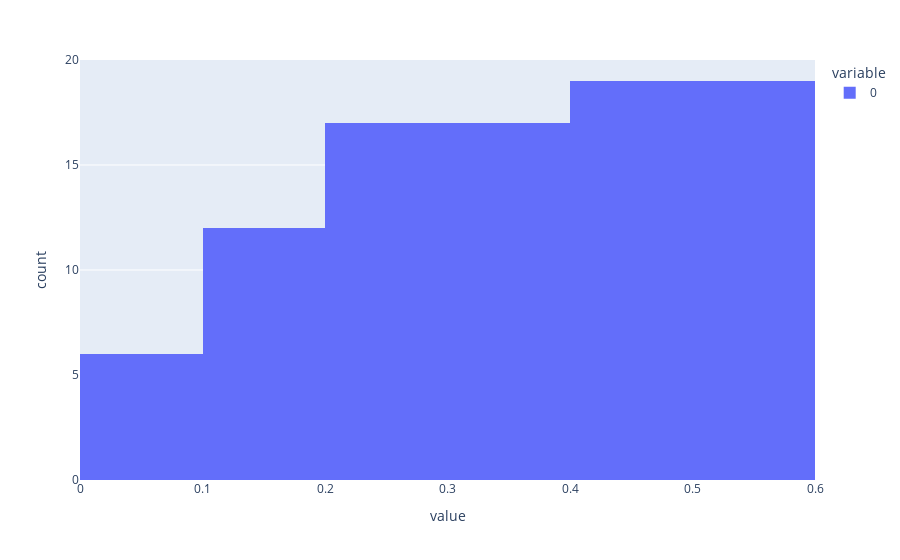

Notebook code cell kept with this figure:
### Code cell
px.histogram(neg_lev[np.where(neg_lev < 0.6)])

### Figure 1 — Plotly figure (JSON) as saved in the notebook; plotly's stock layout.template omitted (floating-point values rounded to 4 significant figures)
{"data": [{"alignmentgroup": "True", "bingroup": "x", "hovertemplate": "variable=0<br>value=%{x}<br>count=%{y}<extra></extra>", "legendgroup": "0", "marker": {"color": "#636efa", "pattern": {"shape": ""}}, "name": "0", "offsetgroup": "0", "orientation": "v", "showlegend": true, "type": "histogram", "x": [0.5063, 0.1429, 0.5588, 0.3699, 0.5455, 0.3312, 0.4643, 0.3478, 0.45, 0.4563, 0.1935, 0.1667, 0.1762, 0.5938, 0.1667, 0.4307, 0.03125, 0.4071, 0.3623, 0.2766, 0.2713, 0.3395, 0.1321, 0.2515, 0.4365, 0.4833, 0.05063, 0.3945, 0.5145, 0.5887, 0.1667, 0.3684, 0.03125, 0.537, 0.3802, 0.4732, 0.4113, 0.1864, 0.4, 0.1786, 0.2113, 0.1644, 0.5811, 0.3083, 0.2361, 0.3881, 0.3733, 0.5909, 0.1941, 0.3548, 0.3673, 0.5146, 0.268, 0.5102, 0.2314, 0.4792, 0.5952, 0.3117, 0.2581, 0.4513, 0.25, 0.1452, 0.2692, 0.5906, 0.4286, 0.4643, 0.4825, 0.2568, 0.3379, 0.2192, 0.3788, 0.5156, 0.2381, 0.5476, 0.4578, 0.2973, 0.0404, 0.4412, 0.3475, 0.2368, 0.08333, 0.5603, 0.5085, 0.5702, 0.08333, 0.4338, 0.2143, 0.5402, 0.2762, 0.4079], "xaxis": "x", "yaxis": "y"}], "layout": {"barmode": "relative", "legend": {"title": {"text": "variable"}, "tracegroupgap": 0}, "margin": {"t": 60}, "xaxis": {"anchor": "y", "domain": [0, 1], "title": {"text": "value"}}, "yaxis": {"anchor": "x", "domain": [0, 1], "title": {"text": "count"}}}}
